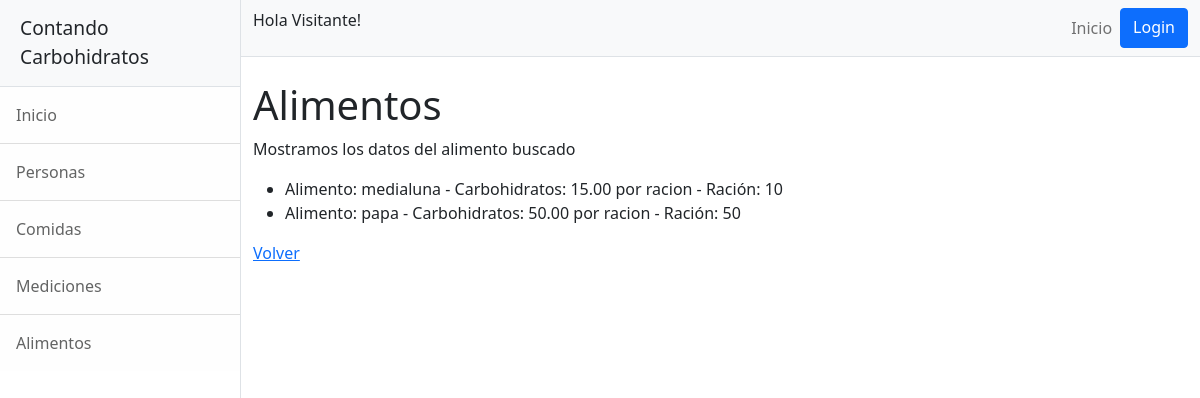
The app's page /carbohidratos/alimentos/listar/ with its own data.
### carbohidratos/models.py (models this page shows)
class Alimentos(models.Model):
    alimento = models.CharField(max_length=50,unique=True,primary_key=True)
    carbohidratos = models.DecimalField(decimal_places=2,max_digits=6)
    racion = models.CharField(max_length=50)
    indice_glucemico = models.IntegerField(default=0)

### carbohidratos/views.py (the view)
# urls.py: path("alimentos/listar/", alimentos_listar, name="carbohidratos-alimentos-listar"),
def alimentos_listar(request):
    lista_alimentos = Alimentos.objects.all()
    contexto = {"alimento_resultado":lista_alimentos,"avatar":avatar_usuario(request.user)}
    return render(request, "carbohidratos/alimentos_buscar_resultados.html",contexto)

### usuarios/views.py (called while the page is built)
def avatar_usuario(usuario_activo):
    if usuario_activo.is_authenticated:
        if len(Avatar.objects.filter(user= usuario_activo.id))==1:
            imagen_model = Avatar.objects.filter(user= usuario_activo.id)[0]
            imagen_url = imagen_model.imagen.url
        else:
            imagen_url=""
    else:
        imagen_url = ""
    return (imagen_url)

### carbohidratos/templates/carbohidratos/alimentos_buscar_resultados.html
{% extends "carbohidratos/base.html" %}
{% block contenido %}
<h1 class="mt-4">Alimentos</h1>
<p> Mostramos los datos del alimento buscado </p>
        <ul>
            {% for alimento in alimento_resultado %}
                <li>Alimento: {{alimento.alimento}} - Carbohidratos: {{alimento.carbohidratos}} por racion - Ración: {{alimento.racion}}</li>
            {% endfor %}
        </ul>
<a href="{% url 'carbohidratos-alimentos' %}"> Volver </a>
{% endblock %}

### records on screen
Alimentos: alimento "medialuna", carbohidratos "15.00", racion "10"
Alimentos: alimento "papa", carbohidratos "50.00", racion "50"
